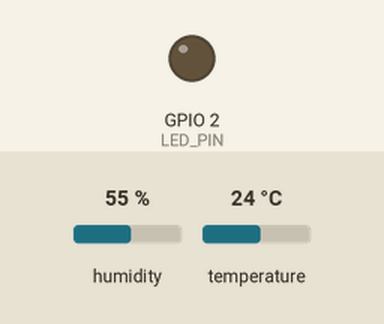
This sketch was run on a simulated ESP32. Parts: output pins drawn as LEDs (lit = HIGH). The test bench sets the inputs (shaded band); at power-on: humidity 55 %, temperature 24 °C. WiFi joins after 1.5 s; servers stay silent unless stated; uploads are accepted with an empty reply; the local clock reads 2024-03-15 10:24:30 at power-on unless the sketch sets it; random numbers use the default seed unless the sketch sets one; what the sketch prints to the serial monitor is not drawn.

Above: at 0.0 s.
At 2.6 s:
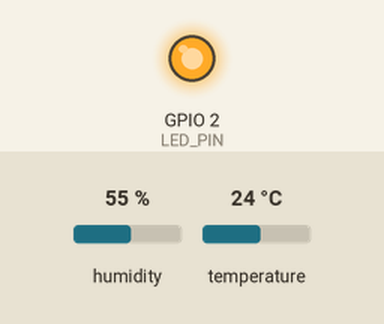
Timing chart, 0 to 4.5 s (numbered marks = the images above):
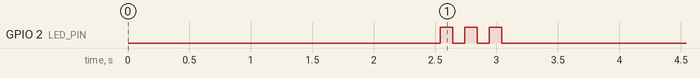

The sketch:

esp32_ai_weather.ino
```cpp
/*
 * Hệ Thống Giám Sát và Dự Báo Môi Trường Thông Minh Dựa trên IoT và Trí Tuệ Nhân Tạo
 * (IoT-based Smart Environmental Monitoring and Prediction System with Artificial Intelligence)
 *
 * Mô tả:
 * - Sử dụng ESP32 và DHT11 để đọc nhiệt độ và độ ẩm
 * - Lấy dữ liệu dự báo từ OpenWeather API
 * - Dự đoán nhiệt độ và độ ẩm trong tương lai bằng mô hình AI
 * - Cảnh báo bằng đèn LED khi dự đoán vượt ngưỡng
 * - Lưu trữ dữ liệu trên Google Sheets
 */

#include <WiFi.h>
#include <WiFiClientSecure.h>
#include <HTTPClient.h>
#include <ArduinoJson.h>
#include "DHT.h"
#include "time.h"
#include "model_coef.h"  // File header chứa hệ số mô hình AI

// Định nghĩa chân kết nối
#define DHTPIN 23     // Chân kết nối DHT11
#define DHTTYPE DHT11
#define LED_PIN 2     // Chân kết nối LED

// Ngưỡng cảnh báo
#define TEMP_THRESHOLD 27.0  // Ngưỡng nhiệt độ (27°C)
#define HUM_THRESHOLD 30.0   // Ngưỡng độ ẩm (30%)

// Thông tin WiFi
const char* ssid = "HUY_THAI";
const char* password = "Huythai2003";

// Thông tin NTP Server để lấy thời gian
const char* ntpServer = "pool.ntp.org";
const long gmtOffset_sec = 7 * 3600; // GMT+7 (Việt Nam)
const int daylightOffset_sec = 0;

// OpenWeather API
const char* apiKey = "ae437f23c1997a658605be5235d3d7e2";
const char* city = "Hanoi";
const char* country = "VN";
const char* units = "metric";

// Google Sheets API
const char* scriptUrl = "https://script.google.com/macros/s/AKfycbz8PNvMcZhqdUdaxWj70VaNGPWxSBVm7Mjy8tR4bnS7IsYa7bN47Or58cw_LgGqFf_EpQ/exec";

// Biến toàn cục
float last_t_dht = 0;
float last_h_dht = 0;
float last_t_api = 0;
float last_h_api = 0;
float predicted_temp = 0;
float predicted_hum = 0;
float prev_t_dht = 0;  // Giá trị trước đó để tính biến thiên
float prev_h_dht = 0;

// Biến lưu trữ lags (cho dữ liệu lag3 nếu cần)
float temp_dht_lag3 = 0;
float hum_dht_lag3 = 0;

// Biến trạng thái
unsigned long lastSendTime = 0;
unsigned long lastPredictTime = 0;
unsigned long lastBlinkTime = 0;
unsigned long lastApiTime = 0;
unsigned long lastReadTime = 0;

const unsigned long READ_INTERVAL = 10000;     // 10 giây
const unsigned long API_INTERVAL = 300000;     // 5 phút
const unsigned long SEND_INTERVAL = 60000;     // 1 phút
const unsigned long PREDICT_INTERVAL = 60000;  // 1 phút

bool ledState = false;
bool isPredictedAlert = false;

// Biến đếm dữ liệu đã ghi
int dataCount = 0;

// Buffer để lưu trữ các giá trị trước đó làm lag
#define MAX_HISTORY 5
float temp_history[MAX_HISTORY] = {0};
float hum_history[MAX_HISTORY] = {0};
int history_index = 0;

// Khởi tạo DHT
DHT dht(DHTPIN, DHTTYPE);

void setup() {
  // Khởi tạo Serial
  Serial.begin(115200);
  delay(1000);  // Đợi Serial ổn định

  // Hiển thị thông tin khởi động
  Serial.println("\n=================================================");
  Serial.println("  Hệ Thống Giám Sát và Dự Báo Môi Trường Thông Minh");
  Serial.println("=================================================");

  // Khởi tạo chân GPIO
  pinMode(LED_PIN, OUTPUT);
  digitalWrite(LED_PIN, LOW);  // Tắt LED lúc khởi động

  // Khởi tạo cảm biến
  dht.begin();
  Serial.println("✓ Đã khởi tạo cảm biến DHT11");

  // Kết nối WiFi
  connectWiFi();

  // Cấu hình thời gian
  configTime(gmtOffset_sec, daylightOffset_sec, ntpServer);
  Serial.println("✓ Đã cấu hình NTP");

  // Kiểm tra thời gian
  struct tm timeinfo;
  if(getLocalTime(&timeinfo)){
    Serial.print("Thời gian hiện tại: ");
    Serial.println(&timeinfo, "%A, %d %B %Y %H:%M:%S");
  } else {
    Serial.println("⚠️ Chưa đồng bộ được thời gian");
  }

  // Hiển thị thông tin về mô hình AI
  Serial.println("\n=== THÔNG TIN MÔ HÌNH AI ===");
  Serial.printf("Số lượng đặc trưng: %d\n", NUM_FEATURES);
  Serial.println("Hệ số mô hình nhiệt độ:");
  Serial.printf("- Intercept: %.4f\n", temp_intercept);
  Serial.println("Hệ số mô hình độ ẩm:");
  Serial.printf("- Intercept: %.4f\n", hum_intercept);

  // Hiển thị ngưỡng cảnh báo
  Serial.println("\n=== NGƯỠNG CẢNH BÁO ===");
  Serial.printf("Nhiệt độ: %.1f°C\n", TEMP_THRESHOLD);
  Serial.printf("Độ ẩm: %.1f%%\n", HUM_THRESHOLD);

  // Nhấp nháy LED để thông báo khởi động thành công
  for (int i = 0; i < 3; i++) {
    digitalWrite(LED_PIN, HIGH);
    delay(100);
    digitalWrite(LED_PIN, LOW);
    delay(100);
  }

  Serial.println("\n✓ Khởi động hệ thống hoàn tất");
  Serial.println("=================================================");
}

void loop() {
  // Kiểm tra kết nối WiFi và kết nối lại nếu mất kết nối
  if (WiFi.status() != WL_CONNECTED) {
    Serial.println("📡 Mất kết nối WiFi, đang kết nối lại...");
    connectWiFi();
  }

  // Đọc dữ liệu từ cảm biến theo chu kỳ
  unsigned long currentMillis = millis();
  if (currentMillis - lastReadTime >= READ_INTERVAL) {
    readSensorData();
    lastReadTime = currentMillis;
  }

  // Lấy dữ liệu API theo chu kỳ
  if (currentMillis - lastApiTime >= API_INTERVAL) {
    getWeatherData();
    lastApiTime = currentMillis;
  }

  // Dự đoán theo chu kỳ
  if (currentMillis - lastPredictTime >= PREDICT_INTERVAL && dht_ready() && api_ready()) {
    predictWeather();
    lastPredictTime = currentMillis;
  }

  // Gửi dữ liệu lên Sheets theo chu kỳ
  if (currentMillis - lastSendTime >= SEND_INTERVAL && dht_ready() && api_ready()) {
    sendToSheets(last_t_dht, last_h_dht, last_t_api, last_h_api, predicted_temp, predicted_hum);
    lastSendTime = currentMillis;
  }

  // Xử lý đèn LED
  handleLED();

  // Đợi một khoảng thời gian ngắn trước khi lặp lại
  delay(100);
}

// Kiểm tra xem dữ liệu DHT đã sẵn sàng chưa
bool dht_ready() {
  return !isnan(last_t_dht) && !isnan(last_h_dht);
}

// Kiểm tra xem dữ liệu API đã sẵn sàng chưa
bool api_ready() {
  return !isnan(last_t_api) && !isnan(last_h_api);
}

// Cập nhật lịch sử dữ liệu
void updateDataHistory(float temp, float hum) {
  // Cập nhật vị trí trong mảng lịch sử
  history_index = (history_index + 1) % MAX_HISTORY;

  // Lưu giá trị hiện tại vào lịch sử
  temp_history[history_index] = temp;
  hum_history[history_index] = hum;

  // Cập nhật giá trị lag3 (3 mẫu trước)
  int lag3_index = (history_index + MAX_HISTORY - 3) % MAX_HISTORY;
  temp_dht_lag3 = temp_history[lag3_index];
  hum_dht_lag3 = hum_history[lag3_index];

  // Nếu giá trị là 0 (chưa có dữ liệu), sử dụng giá trị hiện tại
  if (temp_dht_lag3 == 0) temp_dht_lag3 = temp;
  if (hum_dht_lag3 == 0) hum_dht_lag3 = hum;
}

// Đọc dữ liệu từ cảm biến DHT11
void readSensorData() {
  // Lưu giá trị trước đó
  prev_t_dht = last_t_dht;
  prev_h_dht = last_h_dht;

  // Đọc giá trị mới
  float t = dht.readTemperature();
  float h = dht.readHumidity();

  if (isnan(t) || isnan(h)) {
    Serial.println("❌ Không đọc được DHT11");
  } else {
    last_t_dht = t;
    last_h_dht = h;

    // Cập nhật lịch sử dữ liệu
    updateDataHistory(t, h);

    Serial.printf("📊 DHT11: %.1f°C, %.1f%%\n", t, h);
  }
}

// Kết nối WiFi
void connectWiFi() {
  WiFi.begin(ssid, password);
  Serial.print("📡 Kết nối WiFi");

  unsigned long startAttemptTime = millis();
  while (WiFi.status() != WL_CONNECTED && millis() - startAttemptTime < 10000) {
    Serial.print(".");
    delay(500);
  }

  if (WiFi.status() == WL_CONNECTED) {
    Serial.println();
    Serial.println("✓ Đã kết nối WiFi!");
    Serial.print("IP: ");
    Serial.println(WiFi.localIP());
  } else {
    Serial.println();
    Serial.println("❌ Không kết nối được WiFi. Sẽ thử lại sau.");
  }
}

// Lấy dữ liệu từ OpenWeather API
void getWeatherData() {
  if (WiFi.status() != WL_CONNECTED) {
    Serial.println("❌ Không có kết nối WiFi để lấy dữ liệu API");
    return;
  }

  HTTPClient http;
  WiFiClient client;
  http.setTimeout(10000);  // 10 giây timeout

  String url = "http://api.openweathermap.org/data/2.5/weather?q=" + String(city) + "," + String(country) +
               "&appid=" + apiKey + "&units=" + units;

  http.begin(client, url);
  Serial.println("🌐 Đang lấy dữ liệu thời tiết từ API...");
  int httpCode = http.GET();

  if (httpCode == 200) {
    String payload = http.getString();
    StaticJsonDocument<1024> doc;
    DeserializationError error = deserializeJson(doc, payload);

    if (!error) {
      last_t_api = doc["main"]["temp"];
      last_h_api = doc["main"]["humidity"];
      Serial.printf("🌐 API: %.1f°C, %.1f%%\n", last_t_api, last_h_api);

      // Hiển thị thêm thông tin thời tiết nếu có
      if (doc.containsKey("weather") && doc["weather"].size() > 0) {
        const char* description = doc["weather"][0]["description"];
        Serial.printf("🌐 Điều kiện thời tiết: %s\n", description);
      }
    } else {
      Serial.println("❌ Lỗi giải mã JSON: " + String(error.c_str()));
    }
  } else {
    Serial.printf("❌ Lỗi API: %d\n", httpCode);
  }

  http.end();
}

// Gửi dữ liệu lên Google Sheets
bool sendToSheets(float t_dht, float h_dht, float t_api, float h_api, float t_pred, float h_pred) {
  if (WiFi.status() != WL_CONNECTED) {
    Serial.println("❌ Không có kết nối WiFi để gửi dữ liệu");
    return false;
  }

  // Tăng bộ đếm dữ liệu
  dataCount++;

  WiFiClientSecure client;
  client.setInsecure();  // Bỏ qua xác minh chứng chỉ SSL

  HTTPClient http;
  http.setTimeout(15000);  // 15 giây timeout

  // Tạo URL với dữ liệu
  String url = String(scriptUrl);
  url += "?temp_dht=" + String(t_dht, 2);
  url += "&hum_dht=" + String(h_dht, 2);
  url += "&temp_api=" + String(t_api, 2);
  url += "&hum_api=" + String(h_api, 2);
  url += "&temp_pred=" + String(t_pred, 2);
  url += "&hum_pred=" + String(h_pred, 2);
  url += "&status=" + String(isPredictedAlert ? "WARNING" : "NORMAL");
  url += "&nocache=" + String(random(100000));  // Ngăn cache

  http.begin(client, url);
  Serial.printf("📤 Gửi dữ liệu lên Google Sheets (#%d)...\n", dataCount);

  int httpCode = http.GET();
  bool success = false;

  if (httpCode > 0) {
    String payload = http.getString();
    Serial.printf("✓ Đã gửi dữ liệu, HTTP code: %d\n", httpCode);
    if (httpCode == 200) {
      Serial.println("✓ Phản hồi: " + payload);
      success = true;
    }
  } else {
    Serial.printf("❌ Gửi Google Sheets lỗi: %d\n", httpCode);
    Serial.println("❌ Lỗi: " + http.errorToString(httpCode));
  }

  http.end();
  return success;
}

// Dự đoán nhiệt độ và độ ẩm dựa trên mô hình AI với chuẩn hóa dữ liệu
void predictWeather() {
  // Kiểm tra dữ liệu đầu vào
  if (isnan(last_t_dht) || isnan(last_h_dht) || isnan(last_t_api) || isnan(last_h_api) ||
      isnan(prev_t_dht) || isnan(prev_h_dht)) {
    Serial.println("❌ Dữ liệu đầu vào không hợp lệ cho dự đoán");
    return;
  }

  // Lấy thời gian hiện tại
  struct tm timeinfo;
  if (!getLocalTime(&timeinfo)) {
    Serial.println("❌ Không lấy được thời gian");
    return;
  }

  // Chuẩn bị các đặc trưng gốc
  float raw_features[NUM_FEATURES];

  // Gán giá trị theo thứ tự đặc trưng như trong file model_coef.h
  // Đảm bảo thứ tự phải khớp với mô hình đã huấn luyện!

  // Xác định thứ tự đặc trưng dựa trên comment trong model_coef.h
  // temp_api, hum_api, temp_dht_lag1, temp_dht_lag3, hum_dht_lag1, hum_dht_lag3,
  // temp_dht_diff, hum_dht_diff, temp_diff_dht_api, hum_diff_dht_api
  raw_features[0] = last_t_api;                   // temp_api
  raw_features[1] = last_h_api;                   // hum_api
  raw_features[2] = prev_t_dht;                   // temp_dht_lag1
  raw_features[3] = temp_dht_lag3;                // temp_dht_lag3
  raw_features[4] = prev_h_dht;                   // hum_dht_lag1
  raw_features[5] = hum_dht_lag3;                 // hum_dht_lag3
  raw_features[6] = last_t_dht - prev_t_dht;      // temp_dht_diff
  raw_features[7] = last_h_dht - prev_h_dht;      // hum_dht_diff
  raw_features[8] = last_t_dht - last_t_api;      // temp_diff_dht_api
  raw_features[9] = last_h_dht - last_h_api;      // hum_diff_dht_api

  // Hiển thị các đặc trưng gốc
  Serial.println("\n🔢 Đặc trưng gốc:");
  for (int i = 0; i < NUM_FEATURES; i++) {
    Serial.printf("  - Đặc trưng %d: %.2f\n", i, raw_features[i]);
  }

  // Chuẩn hóa các đặc trưng
  float features[NUM_FEATURES];
  for (int i = 0; i < NUM_FEATURES; i++) {
    features[i] = (raw_features[i] - feature_means[i]) / feature_scales[i];
  }

  // Hiển thị các đặc trưng đã chuẩn hóa
  Serial.println("🧮 Đặc trưng chuẩn hóa:");
  for (int i = 0; i < NUM_FEATURES; i++) {
    Serial.printf("  - Đặc trưng %d: %.2f\n", i, features[i]);
  }

  // Dự đoán nhiệt độ
  predicted_temp = temp_intercept;
  for (int i = 0; i < NUM_FEATURES; i++) {
    predicted_temp += temp_coef[i] * features[i];
  }

  // Dự đoán độ ẩm
  predicted_hum = hum_intercept;
  for (int i = 0; i < NUM_FEATURES; i++) {
    predicted_hum += hum_coef[i] * features[i];
  }

  // Kiểm tra giá trị dự đoán hợp lý
  if (isnan(predicted_temp) || predicted_temp < 0 || predicted_temp > 50) {
    Serial.println("⚠️ Dự đoán nhiệt độ không hợp lý, sử dụng dự đoán đơn giản");
    predicted_temp = 0.7 * last_t_api + 0.3 * last_t_dht;
  }

  if (isnan(predicted_hum) || predicted_hum < 0 || predicted_hum > 100) {
    Serial.println("⚠️ Dự đoán độ ẩm không hợp lý, sử dụng dự đoán đơn giản");
    predicted_hum = 0.7 * last_h_api + 0.3 * last_h_dht;
  }

  // Đảm bảo kết quả nằm trong phạm vi hợp lý
  predicted_temp = constrain(predicted_temp, 0, 50);
  predicted_hum = constrain(predicted_hum, 0, 100);

  // Hiển thị kết quả dự đoán chi tiết
  Serial.println("\n=== KẾT QUẢ DỰ ĐOÁN ===");
  Serial.printf("🔮 Dự đoán (1 giờ tới): %.1f°C, %.1f%%\n", predicted_temp, predicted_hum);

  // So sánh với giá trị hiện tại
  Serial.println("\n📊 So sánh với giá trị hiện tại:");
  Serial.printf("- Nhiệt độ hiện tại: %.1f°C -> Dự đoán: %.1f°C (thay đổi: %.1f°C)\n",
                last_t_dht, predicted_temp, predicted_temp - last_t_dht);
  Serial.printf("- Độ ẩm hiện tại: %.1f%% -> Dự đoán: %.1f%% (thay đổi: %.1f%%)\n",
                last_h_dht, predicted_hum, predicted_hum - last_h_dht);

  // So sánh với giá trị API
  Serial.println("\n🌐 So sánh với dữ liệu API:");
  Serial.printf("- Nhiệt độ API: %.1f°C -> Dự đoán: %.1f°C (chênh lệch: %.1f°C)\n",
                last_t_api, predicted_temp, predicted_temp - last_t_api);
  Serial.printf("- Độ ẩm API: %.1f%% -> Dự đoán: %.1f%% (chênh lệch: %.1f%%)\n",
                last_h_api, predicted_hum, predicted_hum - last_h_api);

  // So sánh với ngưỡng
  Serial.println("\n⚠️ So sánh với ngưỡng cảnh báo:");
  Serial.printf("- Nhiệt độ dự đoán: %.1f°C %s Ngưỡng: %.1f°C\n",
                predicted_temp,
                predicted_temp > TEMP_THRESHOLD ? ">" : "<=",
                TEMP_THRESHOLD);
  Serial.printf("- Độ ẩm dự đoán: %.1f%% %s Ngưỡng: %.1f%%\n",
                predicted_hum,
                predicted_hum > HUM_THRESHOLD ? ">" : "<=",
                HUM_THRESHOLD);

  // Kiểm tra cảnh báo dự đoán
  bool wasPredictedAlert = isPredictedAlert;
  isPredictedAlert = (predicted_temp > TEMP_THRESHOLD || predicted_hum > HUM_THRESHOLD);

  if (isPredictedAlert && !wasPredictedAlert) {
    Serial.println("\n⚠️ CẢNH BÁO SỚM: Dự báo sẽ vượt ngưỡng trong 1 giờ tới!");
    if (predicted_temp > TEMP_THRESHOLD) {
      Serial.printf("🔥 Nhiệt độ dự đoán cao: %.1f°C > %.1f°C\n", predicted_temp, TEMP_THRESHOLD);
    }
    if (predicted_hum > HUM_THRESHOLD) {
      Serial.printf("💧 Độ ẩm dự đoán cao: %.1f%% > %.1f%%\n", predicted_hum, HUM_THRESHOLD);
    }
  } else if (!isPredictedAlert && wasPredictedAlert) {
    Serial.println("\n✓ Dự báo trở về mức bình thường");
  } else if (isPredictedAlert) {
    Serial.println("\n⚠️ Vẫn trong tình trạng cảnh báo dự đoán!");
  } else {
    Serial.println("\n✓ Tình trạng bình thường");
  }
}

// Xử lý đèn LED dựa trên điều kiện dự đoán
void handleLED() {
  unsigned long currentMillis = millis();

  if (isPredictedAlert) {
    // Nhấp nháy nếu dự đoán vượt ngưỡng
    if (currentMillis - lastBlinkTime >= 500) {
      lastBlinkTime = currentMillis;
      ledState = !ledState;
      digitalWrite(LED_PIN, ledState ? HIGH : LOW);
    }
  } else {
    // Tắt LED nếu mọi thứ bình thường
    digitalWrite(LED_PIN, LOW);
    ledState = false;
  }
}
```

model_coef.h
```cpp
// Hệ số mô hình dự đoán thời tiết
// Được tạo tự động bởi script train_model.py
// Thời gian: 2025-05-21 00:15:39
// Dựa trên 64 mẫu dữ liệu

#ifndef MODEL_COEF_H
#define MODEL_COEF_H

// Thông tin chuẩn hóa dữ liệu
const float feature_means[] = {30.792187f, 70.671875f, 31.904687f, 31.950000f, 69.265625f, 68.640625f, -0.015625f, 0.312500f, 1.096875f, -1.093750f};

const float feature_scales[] = {2.810520f, 11.357892f, 0.737909f, 0.725862f, 10.987553f, 10.870498f, 0.600057f, 3.353520f, 2.564197f, 3.706914f};

// Hệ số cho mô hình nhiệt độ
const float temp_intercept = 31.839192f;
const float temp_coef[] = {-1.948487f, -2.111169f, -0.701454f, 0.032233f, -1.716938f, -0.524559f, -0.434950f, -0.648794f, 1.832019f, 0.792501f};

// Hệ số cho mô hình độ ẩm
const float hum_intercept = 69.380103f;
const float hum_coef[] = {7.358917f, 5.988835f, 0.570912f, 2.156788f, 4.229673f, 5.290446f, -0.215926f, 5.091701f, -7.952069f, -1.206302f};

// Thứ tự các đặc trưng
// temp_api, hum_api, temp_dht_lag1, temp_dht_lag3, hum_dht_lag1, hum_dht_lag3, temp_dht_diff, hum_dht_diff, temp_diff_dht_api, hum_diff_dht_api

// Số lượng đặc trưng
const int NUM_FEATURES = 10;

#endif // MODEL_COEF_H
```
